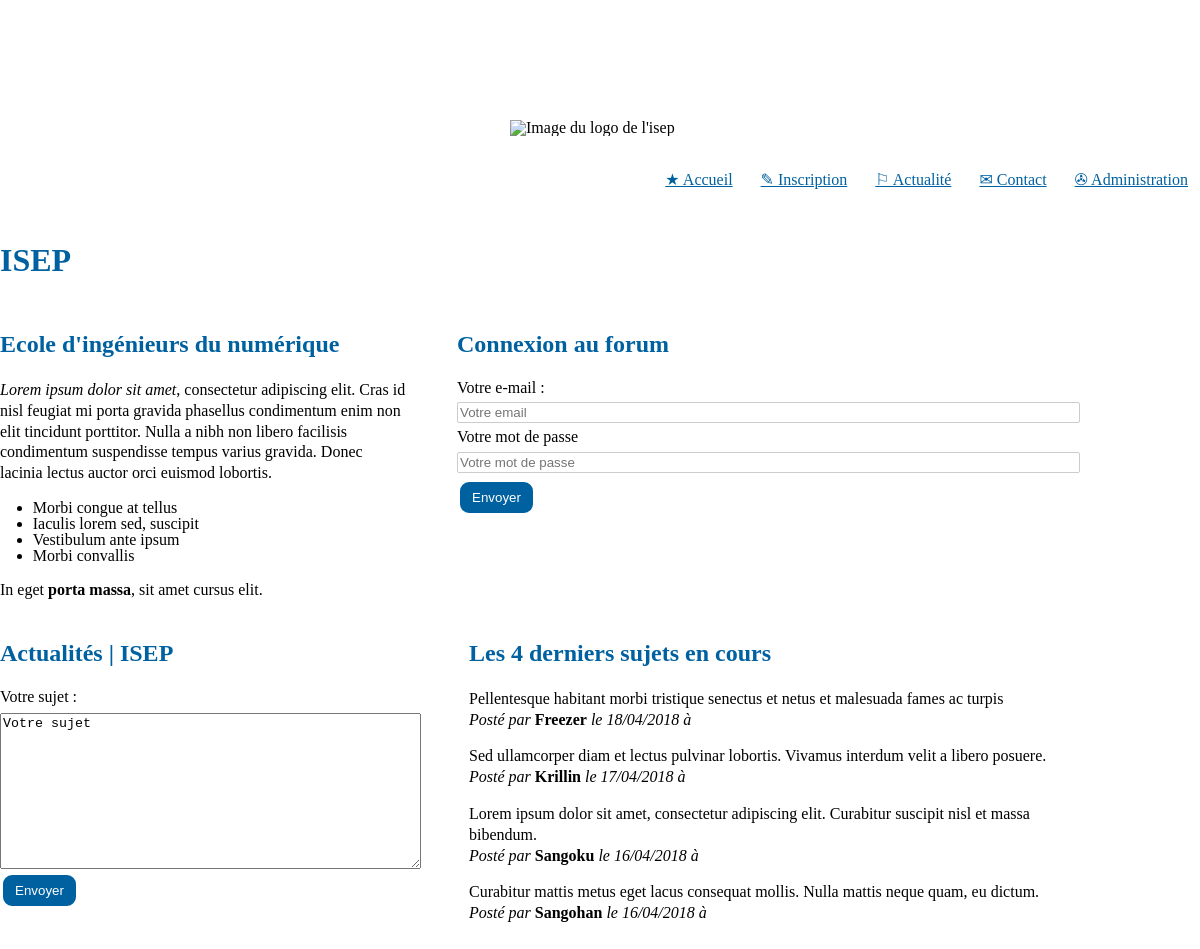
The page /php/index.php on the database as committed earlier.
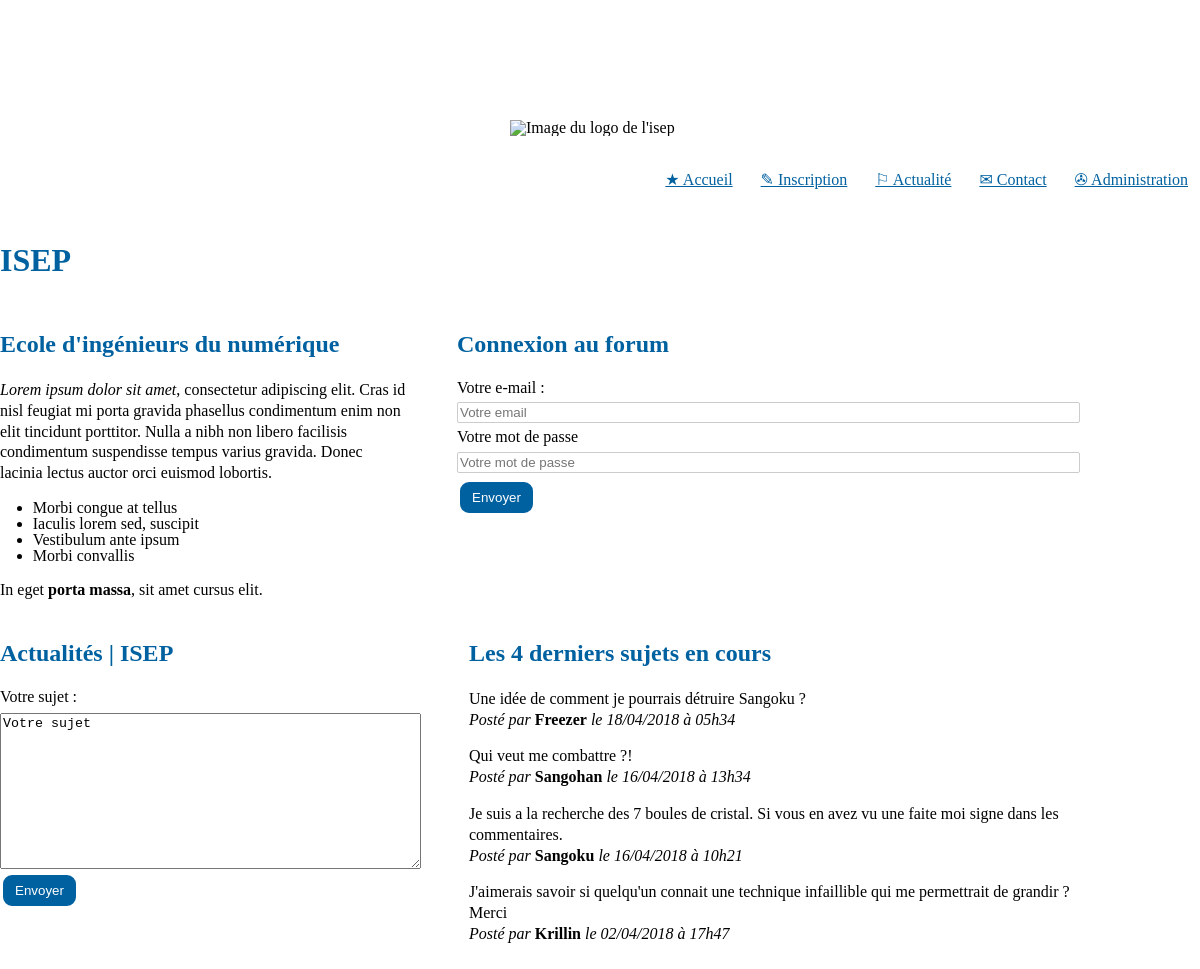
The same page on the database as committed later.
### tables this page shows
CREATE TABLE IF NOT EXISTS `subjects` (
  `id` int(11) NOT NULL AUTO_INCREMENT,
  `content` text NOT NULL,
  `category` varchar(100) NOT NULL DEFAULT 'Autre',
  `date` date NOT NULL,
  `time` time NOT NULL,
  `user_id` int(11) NOT NULL,
  PRIMARY KEY (`id`)
);

CREATE TABLE IF NOT EXISTS `users` (
  `id` int(11) NOT NULL AUTO_INCREMENT,
  `name` varchar(100) NOT NULL,
  `last_name` varchar(100) NOT NULL,
  `mail` varchar(100) NOT NULL,
  `pass` varchar(100) NOT NULL,
  PRIMARY KEY (`id`)
);

### php/controllers/mainController.php (called while the page is built, shortened)
<?php
if (!isset($_GET['function']) || empty($_GET['function'])) {
    $function = "default";
} else {
    $function = $_GET['function'];
}
switch ($function) {
    case 'default':
        $vue = "accueil";
        break;
}
require "views/header.php";
include('views/' . $vue . '.php');

### php/models/requetes.php (called while the page is built, shortened)
<?php
function get_subjects(PDO $bdd, int $n): array {
    $statement = $bdd->prepare('SELECT subjects.category, subjects.time, subjects.content AS subjectContent,subjects.date AS subjectDate,users.name AS subjectUserName,subjects.id AS subject_id
                                         FROM subjects
                                         INNER JOIN users
                                         ON subjects.user_id = users.id
                                         ORDER BY date DESC, time DESC
                                         LIMIT '.$n);
    $statement->execute();
    return $statement->fetchAll();
}

### php/controllers/fonctions.php (called while the page is built, shortened)
<?php
include "models/requetes.php";
function recupereSubjects($bdd,$n){
    $subjects = get_subjects($bdd,$n);
    foreach ($subjects as $key=>$elm){
        $subjects[$key]['subjectDate'] = dateFr($subjects[$key]['subjectDate']);
        $subjects[$key]['time'] = heureFr($subjects[$key]['time']);
    }
    return $subjects;
}
function dateFr($dateUS){
    $dateFR = strftime('%d-%m-%Y',strtotime($dateUS));
    $dateFRslash=str_replace (  '-' , '/' ,$dateFR);
    return $dateFRslash;
}
function heureFr($heureUS){
    $heureFr1 = substr_replace($heureUS, '', -3, 3);
    $heureFr2 =str_replace (  ':' , 'h' ,$heureFr1);
    return $heureFr2;
}

### php/views/fonctions.php (the view, shortened to what this page needs)
<?php
function displayConnexion(){
    if(isUserConnected()){
        echo displayDeconnexion();
    }
    else{
        include 'connexion.php';
    }
}
function displayInscription(){
    if(!isUserConnected()){
        echo ("<a href=\"index.php?cible=mainController&function=bouttonInscription\" class=\"liens\">&#9998; Inscription</a>");
    }
}
function displaySubjects($bdd,$n){
    $subjects = recupereSubjects($bdd,$n);
    foreach ($subjects as $key=>$elm){
        echo(
            "<p>"
                . $subjects[$key]['subjectContent'] ." <br>
                <em>Posté par</em> <strong>". $subjects[$key]['subjectUserName'] ."</strong> <em>le ". $subjects[$key]['subjectDate'] ." à " . $subjects[$key]['time'] . " </em>
            </p>"
        );
    }
}

### php/views/header.php (shortened to what this page needs)
<!DOCTYPE html>
<html lang="en">
<head>
    <link rel="stylesheet" href="../css/reset.css">
    <link rel="stylesheet" href="../css/style.css">
    <link rel="stylesheet" href="../css/header.css">
    <link rel="stylesheet" href="../css/formControl.css">
    <link rel="stylesheet" href="../css/<?php echo $vue?>.css">
</head>
<body>
    <header>
        <img id='logo' src="../../res/img/Logo_isep.png" alt="Image du logo de l'isep" title="Logo de l'isep" />
        <nav>
            <a href="index.php?cible=mainController" class="liens">&starf; Accueil</a>
            <?php displayInscription() ?>
            <a href="index.php?cible=mainController&function=bouttonActualite" class="liens">&#9872; Actualité</a>
            <a href="index.php?cible=mainController&function=bouttonContact" class="liens">&#9993; Contact</a>
            <a href="index.php?cible=mainController&function=bouttonAdministration" class="liens">&#9991; Administration</a>
        </nav>
    </header>

### php/views/accueil.php
<h1>ISEP</h1>
<section>
    <article>
        <h2>Ecole d'ingénieurs du numérique</h2>
        <p><em>Lorem ipsum dolor sit amet</em>, consectetur adipiscing elit.
            Cras id nisl feugiat mi porta gravida phasellus
            condimentum enim non elit tincidunt porttitor. Nulla a nibh non
            libero facilisis condimentum suspendisse
            tempus varius gravida. Donec lacinia lectus auctor orci euismod lobortis.
        </p>
        <ul>
            <li>Morbi congue at tellus</li>
            <li>Iaculis lorem sed, suscipit</li>
            <li>Vestibulum ante ipsum</li>
            <li>Morbi convallis</li>
        </ul>
        <p>In eget <strong>porta massa</strong>, sit amet cursus elit.</p>
    </article>
    <aside>
        <?php displayConnexion(); ?>
    </aside>
</section>
<section>
    <article>
        <h2>Actualités | ISEP</h2>
        <form action="index.php?cible=mainController&function=postSubject" method="post">
            <label> <span> Votre sujet : </span>
                <br>
                <textarea cols="50" rows="10" name="content">Votre sujet</textarea>
            </label>
            <br>
            <button type="submit">Envoyer</button>
            <br>
        </form>
    </article>
    <aside>
        <h2>Les 4 derniers sujets en cours</h2>
        <?php
        displaySubjects($bdd,4);
        ?>
    </aside>
</section>

### php/views/connexion.php
<h2>Connexion au forum</h2>
<form action="index.php?cible=mainController&function=connexion" method="post">
    <label>  <span> Votre e-mail : </span>
        <input type="email" size="75" placeholder="Votre email" name="mail" required>
    </label>
    <br>
    <label>
        <span> Votre mot de passe </span>
        <input type="password" size="75" placeholder="Votre mot de passe" name="pass" required>
    </label>
    <br>
    <button type="submit">Envoyer</button>
</form>

### php/index.php (shortened to what this page needs)
<?php
include "controllers/fonctions.php";
include "views/fonctions.php";
if(isset($_GET['cible']) && !empty($_GET['cible'])) {
    $url = $_GET['cible'];
} else {
    $url = 'mainController';
}
include('controllers/' . $url . '.php');
?>
    </body>
</html>

### css/style.css (style rules this page uses)
html { --orange-isep: rgb(245,161,1); --blue-isep: rgb(0,97,160); --grey-isep: rgb(226,226,226); }
body { width: 1200px; font-family: serif; margin: 70px auto 1%; }
nav { text-align: end; margin-top: 3%; }
section { display: flex; }
aside { margin: 0% 10% 0% 4%; }
ul { margin-left: 8%; }
.liens { text-decoration: underline; color: var(--blue-isep); margin-left: 1%; margin-right: 1%; }
a { color: white; }
em { font-style: italic; }
strong { font-weight: bold; }
h1 { color: var(--blue-isep); font-size: 200%; font-weight: bold; margin-top: 1em; margin-bottom: 1em; }
h2 { color: var(--blue-isep); font-weight: bold; font-size: 150%; margin-top: 1em; margin-bottom: 1em; }
label { margin-bottom: 2%; }
input { margin-top: 1%; margin-bottom: 1%; }
p { line-height: 130%; display: block; margin-top: 1em; margin-bottom: 1em; text-align: start; }
button { padding: 8px 12px 8px 12px; background-color: var(--blue-isep); color: white; border: solid; border-radius: 12px; }
textarea { margin-top: 2%; }

### css/header.css (style rules this page uses)
#logo { display: block; max-width: 15%; height: auto; margin: auto; }

### css/formControl.css (style rules this page uses)
body { padding-top: 50px; }
input { padding: 2px; border: 1px solid #CCC; border-radius: 2px; outline: none; }

Rows that differ between the two databases and show on the page:
changed subjects "Freezer": content "Pellentesque habitant morbi tristique senectus et netus et malesuada fames ac turpis" → "Une idée de comment je pourrais détruire Sangoku ?"; time (not shown) → "05h34"
changed subjects "Sangohan": content "Curabitur mattis metus eget lacus consequat mollis. Nulla mattis neque quam, eu dictum." → "Qui veut me combattre ?!"; time (not shown) → "13h34"; moves up the list
changed subjects "Sangoku": content "Lorem ipsum dolor sit amet, consectetur adipiscing elit. Curabitur suscipit nisl et massa bibendum." → "Je suis a la recherche des 7 boules de cristal. Si vous en avez vu une faite moi signe dans les commentaires."; time (not shown) → "10h21"; moves down the list
changed subjects "Krillin": content "Sed ullamcorper diam et lectus pulvinar lobortis. Vivamus interdum velit a libero posuere." → "J'aimerais savoir si quelqu'un connait une technique infaillible qui me permettrait de grandir ? Merci"; subjectDate "17/04/2018" → "02/04/2018"; time (not shown) → "17h47"
